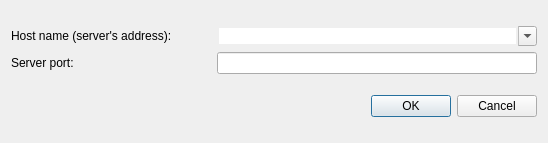
<?xml version="1.0" encoding="UTF-8"?>
<ui version="4.0">
 <class>AddressDialog</class>
 <widget class="QDialog" name="AddressDialog">
  <property name="geometry">
   <rect>
    <x>0</x>
    <y>0</y>
    <width>548</width>
    <height>143</height>
   </rect>
  </property>
  <property name="windowTitle">
   <string>Host info</string>
  </property>
  <layout class="QVBoxLayout" name="verticalLayout">
   <item>
    <layout class="QGridLayout" name="gridLayout">
     <item row="0" column="0">
      <widget class="QLabel" name="label">
       <property name="text">
        <string>Host name (server's address):</string>
       </property>
      </widget>
     </item>
     <item row="0" column="1">
      <widget class="QComboBox" name="addressSelector">
       <property name="sizePolicy">
        <sizepolicy hsizetype="Fixed" vsizetype="Fixed">
         <horstretch>0</horstretch>
         <verstretch>0</verstretch>
        </sizepolicy>
       </property>
       <property name="minimumSize">
        <size>
         <width>320</width>
         <height>0</height>
        </size>
       </property>
       <property name="maximumSize">
        <size>
         <width>320</width>
         <height>16777215</height>
        </size>
       </property>
       <property name="editable">
        <bool>true</bool>
       </property>
       <property name="frame">
        <bool>false</bool>
       </property>
      </widget>
     </item>
     <item row="1" column="0">
      <widget class="QLabel" name="label_2">
       <property name="text">
        <string>Server port:</string>
       </property>
      </widget>
     </item>
     <item row="1" column="1">
      <widget class="QLineEdit" name="portSelector">
       <property name="sizePolicy">
        <sizepolicy hsizetype="Fixed" vsizetype="Fixed">
         <horstretch>0</horstretch>
         <verstretch>0</verstretch>
        </sizepolicy>
       </property>
       <property name="minimumSize">
        <size>
         <width>320</width>
         <height>0</height>
        </size>
       </property>
       <property name="maximumSize">
        <size>
         <width>320</width>
         <height>16777215</height>
        </size>
       </property>
      </widget>
     </item>
    </layout>
   </item>
   <item>
    <widget class="QDialogButtonBox" name="buttonBox">
     <property name="orientation">
      <enum>Qt::Horizontal</enum>
     </property>
     <property name="standardButtons">
      <set>QDialogButtonBox::Cancel|QDialogButtonBox::Ok</set>
     </property>
    </widget>
   </item>
  </layout>
 </widget>
 <resources/>
 <connections>
  <connection>
   <sender>buttonBox</sender>
   <signal>accepted()</signal>
   <receiver>AddressDialog</receiver>
   <slot>accept()</slot>
   <hints>
    <hint type="sourcelabel">
     <x>248</x>
     <y>254</y>
    </hint>
    <hint type="destinationlabel">
     <x>157</x>
     <y>274</y>
    </hint>
   </hints>
  </connection>
  <connection>
   <sender>buttonBox</sender>
   <signal>rejected()</signal>
   <receiver>AddressDialog</receiver>
   <slot>reject()</slot>
   <hints>
    <hint type="sourcelabel">
     <x>316</x>
     <y>260</y>
    </hint>
    <hint type="destinationlabel">
     <x>286</x>
     <y>274</y>
    </hint>
   </hints>
  </connection>
 </connections>
</ui>
